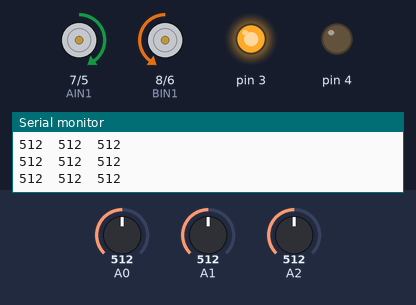
This sketch was run on a simulated Arduino Uno, built with avr-gcc and run on an emulated ATmega328P. Shown: direction and speed pins drawn as motors (green arrow = direction pin HIGH = forward, orange = LOW = backward, longer = more drive), output pins drawn as LEDs (lit = HIGH), the last lines printed to the serial monitor. The inputs (shaded band) are chosen by the test bench; at power-on: A0 = 512, A2 = 512, A1 = 512.

Above: at 1.2 s.
1.3 s: A0 set to 587
4.3 s: A0 set to 615
At 5.5 s:
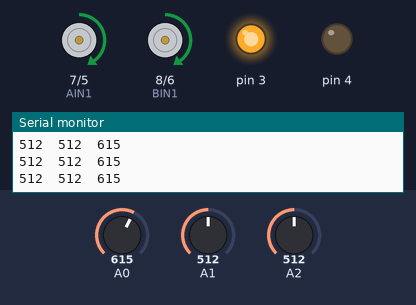
5.8 s: A2 set to 50
At 7.0 s:
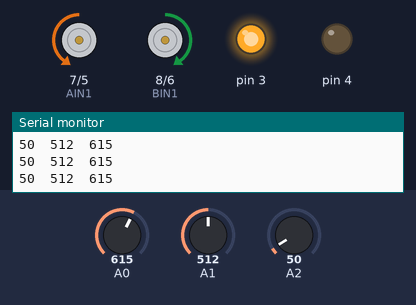
7.3 s: A1 set to 316
8.8 s: A1 set to 291
At 9.5 s:
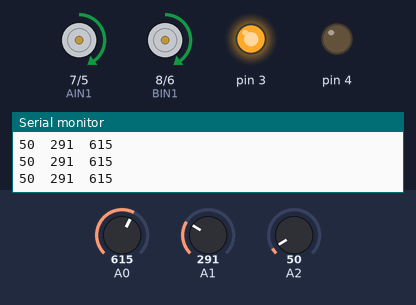
10.3 s: A0 set to 511
Timing chart, 0 to 12.8 s (numbered marks = the images above; inputs shaded):
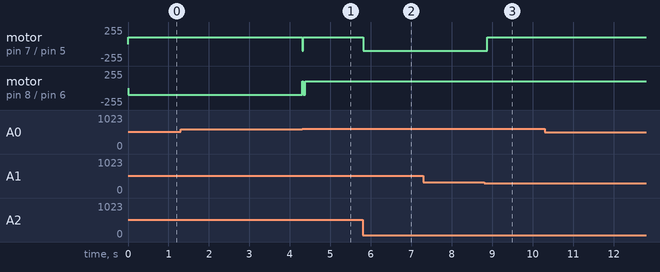

The sketch:

Line_tracking_full_program.ino
```cpp
//Line Tracking IO define
#define LT_R analogRead(A0)
#define LT_M analogRead(A1)
#define LT_L analogRead(A2)

// motor pins define
int AIN1 = 7;
int PWMA = 5;
int BIN1 = 8;
int PWMB = 6;
int senL;
int senR;
int senM;
// speed set define
#define carSpeed 100


void setup() {
  // set in puts and outputs for the pins
for (int i=3; i<9; i++){
pinMode(i, OUTPUT);
  }
  digitalWrite(3,1);
  pinMode(LT_R, INPUT);
  pinMode(LT_M, INPUT);
  pinMode(LT_L, INPUT);
  Serial.begin(9660);
}

// set up functions for all the different movements/ direction and speed

///////////////////////////////////////////////////
void Forward(){
  digitalWrite(AIN1,1);
  digitalWrite(BIN1,1);
  analogWrite(PWMA,carSpeed);
  analogWrite(PWMB,carSpeed);
}
/////////////////////////////////////////////////
void Stop(){
  digitalWrite(AIN1,1);
  digitalWrite(BIN1,1);
  analogWrite(PWMA,0);
  analogWrite(PWMB,0);
}
///////////////////////////////////////////////////
void Backward(){
  digitalWrite(AIN1,0);
  digitalWrite(BIN1,0);
  analogWrite(PWMA,carSpeed);
  analogWrite(PWMB,carSpeed);
}
/////////////////////////////////////////////////
void Left(){
  digitalWrite(AIN1,1);
  digitalWrite(BIN1,0);
  analogWrite(PWMA,carSpeed);
  analogWrite(PWMB,carSpeed);
}
/////////////////////////////////////////////////
void Right(){
  digitalWrite(AIN1,0);
  digitalWrite(BIN1,1);
  analogWrite(PWMA,carSpeed);
  analogWrite(PWMB,carSpeed);
}
/////////////////////////////////////////////////
void LeftForward(){
  digitalWrite(AIN1,1);
  digitalWrite(BIN1,1);
  analogWrite(PWMA,carSpeed);
  analogWrite(PWMB,carSpeed);
}
/////////////////////////////////////////////////
void LeftBackward(){
  digitalWrite(AIN1,0);
  digitalWrite(BIN1,0);
  analogWrite(PWMA,carSpeed);
  analogWrite(PWMB,carSpeed);
}
/////////////////////////////////////////////////
void RightForward(){
  digitalWrite(AIN1,1);
  digitalWrite(BIN1,1);
  analogWrite(PWMA,carSpeed);
  analogWrite(PWMB,carSpeed);
}
/////////////////////////////////////////////////
void RightBackward(){
  digitalWrite(AIN1,0);
  digitalWrite(BIN1,0);
  analogWrite(PWMA,carSpeed);
  analogWrite(PWMB,carSpeed);
}
/////////////////////////////////////////////////

void loop() {
// setting up the sensor to read the black tape line based on the bit value corresponding to it
//  it will follow the line and when the line ends will search for line using rotation movement
if (LT_M >100 && LT_M<300){
  Forward();
}
if (LT_L >350 && LT_L<550){
  Left();
}
if (LT_R >600 && LT_R<850){
  Right();
}
else if (LT_L<60 && LT_M<60 && LT_R<60 ){
  Left();
}
else if (LT_L>1000 && LT_M>1000 && LT_R>1000 ){
  Stop();
}
// serial monitor print to verify bit values
senL = analogRead(A2);
senR = analogRead(A0);
senM = analogRead(A1);

 Serial.print(senL);
Serial.print("\t");
 Serial.print(senM);
Serial.print("\t");
Serial.println(senR);


//  Serial.print(LT_M);
// Serial.print("\t");
//  Serial.print(LT_R);
//  Serial.print("\t");
//  Serial.println(LT_L);


}
```

Measured:
- the behaviour switches between 600 and 601 on A0 (found by bisection; images 0 and 1)
- the behaviour switches between 300 and 299 on A1 (found by bisection; images 2 and 3)
- after the input at 4.3 s, motor on pin 7 (AIN1) / pin 5 (PWMA): forward 100/255 → backward 100/255 at once, → forward 100/255 0.03 s later; motor on pin 8 (BIN1) / pin 6 (PWMB): backward 100/255 → forward 100/255 at once
- after the input at 5.8 s, motor on pin 7 (AIN1) / pin 5 (PWMA): forward 100/255 → backward 100/255 at once
- after the input at 8.8 s, motor on pin 7 (AIN1) / pin 5 (PWMA): backward 100/255 → forward 100/255 after 0.07 s
